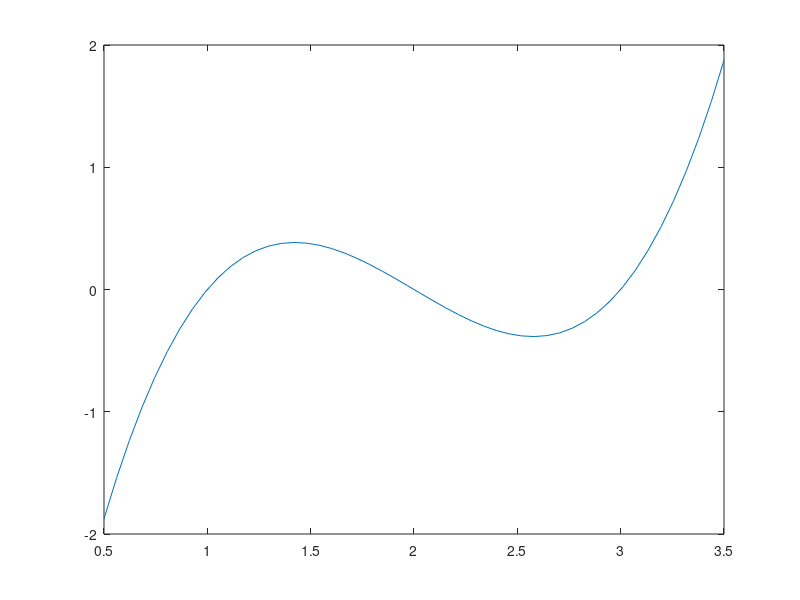

The MATLAB script that drew this image: (Note: this script raises an error after producing the figure.)
% EOT-JESS
% Working script to plot the function 
% x3 ?6x2 +11x?6

x=linspace(0.5,3.5,50);

handF1 = figure()
plot(x,x.^3-6*x.^2+11*x-6);
[c,h,v] = StdFigForm('Solution equation', 'x', 'y');
set(h,'FontWeight', 'Normal');
set(v,'FontWeight', 'Normal');

hold on;